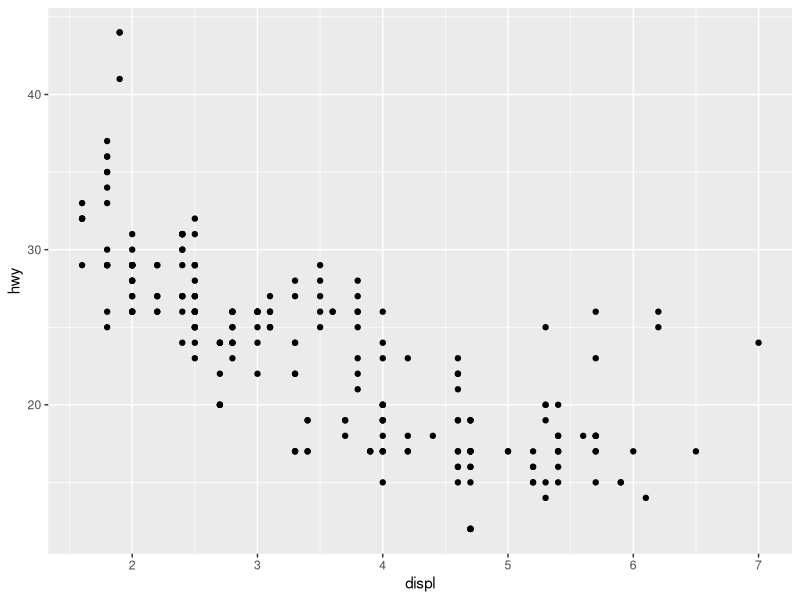
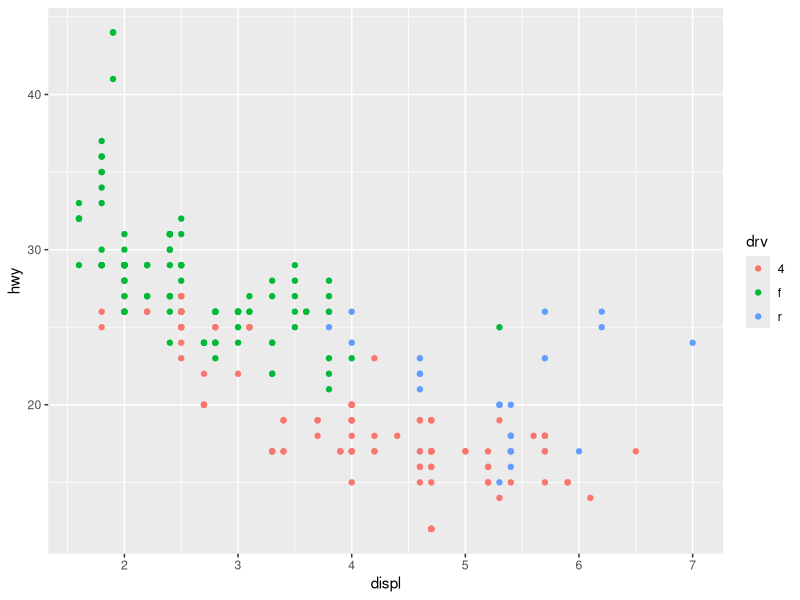
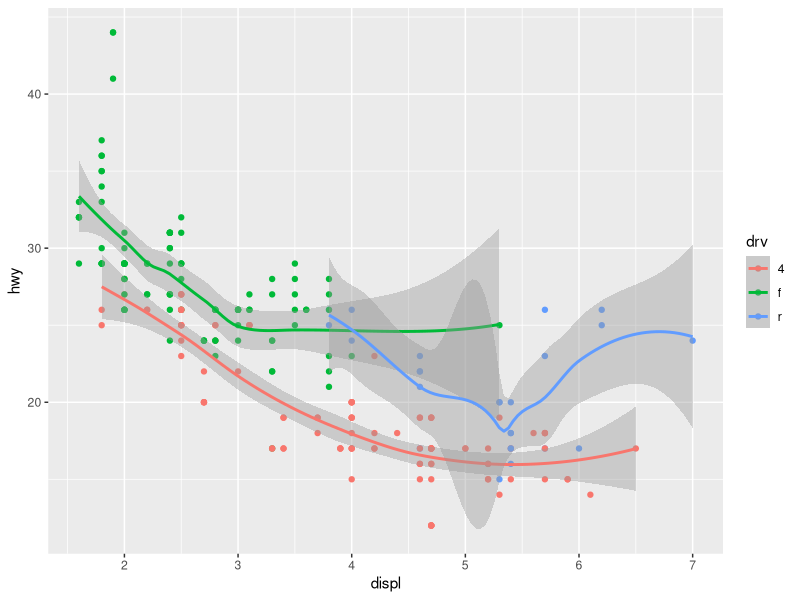
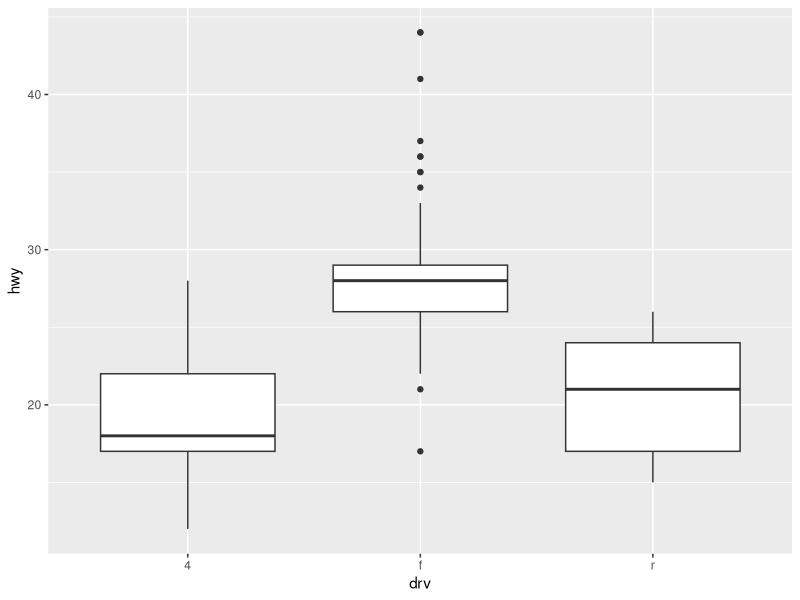
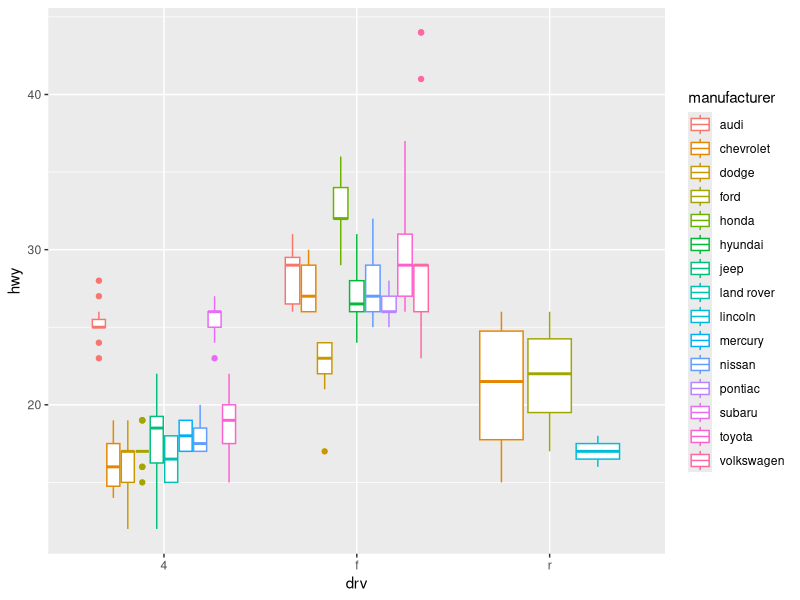
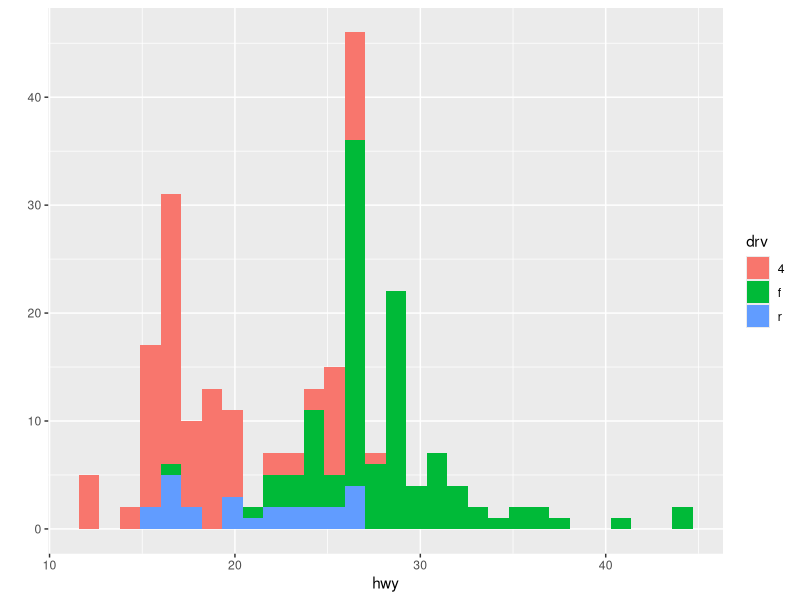
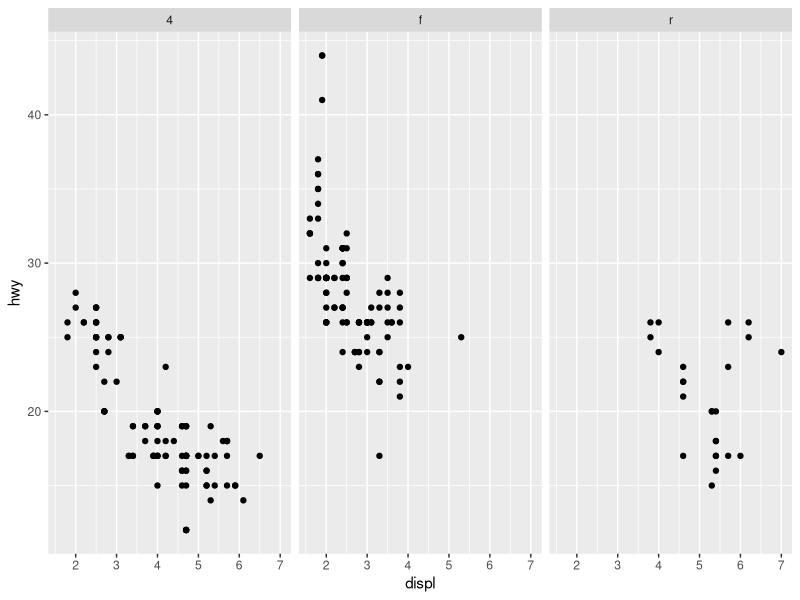
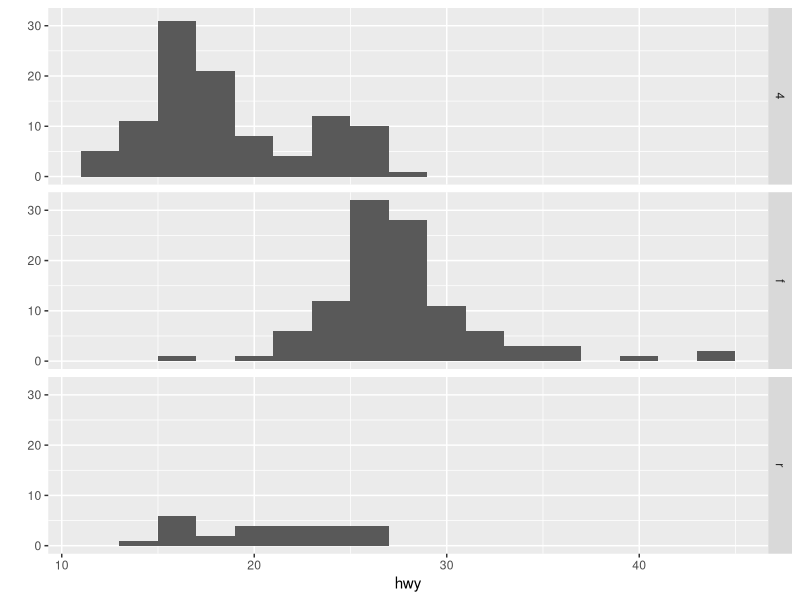

These charts were generated, in order, by the following R code: (Note: this script raises an error after producing the figures.)
## ---- chunk 1
library(ggplot2)
## ---- chunk 2
str(mpg)

qplot(displ, hwy, data = mpg)
## ---- chunk 3
qplot(displ, hwy, data = mpg, color = drv)
## ---- chunk 4
qplot(displ, hwy, data = mpg, color = drv, geom = c("point", "smooth"))

## ---- chunk 5
qplot(drv, hwy, data = mpg, geom = "boxplot")
## ---- chunk 6
qplot(drv, hwy, data = mpg, geom = "boxplot", color = manufacturer)

## ---- chunk 7
qplot(hwy, data = mpg, fill = drv)
## ---- chunk 8
qplot(displ, hwy, data = mpg, facets =. ~ drv)
## ---- chunk 9
qplot(hwy, data = mpg, facets = drv ~ ., binwidth = 2)

## ---- chunk 10
qplot(displ, hwy, data = mpg, geom = c("point", "smooth"), facets = . ~ drv)
## ---- chunk 11
g <- ggplot(data = mpg, aes(x = displ, y = hwy))

summary(g)
## ---- chunk 12
g + geom_point()
## ---- chunk 13
g + geom_point() + geom_smooth()

## ---- chunk 14
g + geom_point() + geom_smooth(method = "lm")

## ---- chunk 15
g + geom_point() + geom_smooth(method = "lm") + facet_grid(. ~ drv)

## ---- chunk 16
g + geom_point() + geom_smooth(method = "lm") + facet_grid(. ~ drv) +
    ggtitle("Swirl Rules!")

## ---- chunk 17
g + geom_point(color = "pink", size = 4, alpha = 1/2)
## ---- chunk 18
g + geom_point(aes(color = drv)) + 
    labs(title = "Swirl Rules!") + 
    labs(x="Displacement", y = "Hwy Mileage")

## ---- chunk 19
g + geom_point(aes(color = drv), size = 2, alpha = 1/2) +
    geom_smooth(size = 4, linetype = 3, method = "lm", se = FALSE)
## ---- chunk 20
g + geom_point(aes(color = drv)) +
    theme_bw(base_family = "Times")
## ---- chunk 21
 plot(myx, myy, type = "l", ylim = c(-3, 3))
## ---- chunk 22
g <- ggplot(data = testdat, aes(x = myx, y = myy))


g + geom_line()
## ---- chunk 23
g + geom_line() + ylim(-3, 3)
## ---- chunk 24
g + geom_line() + coord_cartesian(ylim = c(-3, 3))
## ---- chunk 25
g <- ggplot(data = mpg, aes(x = displ, y = hwy, color = factor(year)))
## ---- chunk 26
g + geom_point()
## ---- chunk 27
g + geom_point() +facet_grid(drv ~ cyl, margins = TRUE)

## ---- chunk 28
g + geom_point() +facet_grid(drv ~ cyl, margins = TRUE) +
    geom_smooth(method = "lm", se = FALSE, size = 2, color = "black")
## ---- chunk 29
g + geom_point() +facet_grid(drv ~ cyl, margins = TRUE) +
    geom_smooth(method = "lm", se = FALSE, size = 2, color = "black") + labs(x = "Displacement", y = "Highway Mileage", title = "Swirl Rules!")
